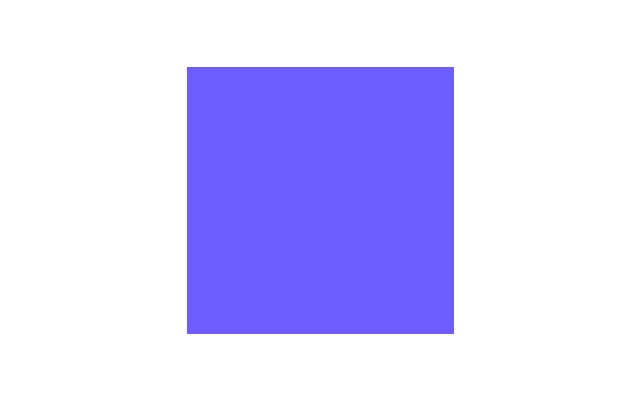
#> input picture new-ip-detection/tests/fixtures/queries/scene_1.jpg, 640 x 400 px
$ python -i preprocess.py   (imports and definitions only)
#> lines starting #> are read from the running program, lines starting #| are printed output that depends on the picture; after the words box and inside, x2 and y2 are one past the last pixel; in counts of white or black regions, pixels touching at a corner belong together
#> further down, picture is the input picture: PIL image 640x400 RGB; mean R, G, B 214.3, 209.6, 254.7
"""Image preprocessing.

Normalize uploads so downstream embeddings are stable:
  * convert to RGB
  * autocrop transparent / near-white borders (logo crops)
  * resize so the longest edge is at most ``max_edge`` pixels
"""

from __future__ import annotations

from typing import Tuple

import numpy as np
from PIL import Image


def preprocess(image: Image.Image, max_edge: int = 1024) -> Tuple[Image.Image, Tuple[int, int]]:
    img = image.convert("RGBA") if image.mode in ("LA", "P") else image
    img = autocrop_borders(img)
    img = img.convert("RGB")
    width, height = img.size
    if max(width, height) > max_edge:
        scale = max_edge / float(max(width, height))
        new_size = (int(width * scale), int(height * scale))
        img = img.resize(new_size, Image.BILINEAR)
    return img, img.size


def autocrop_borders(image: Image.Image) -> Image.Image:
    """Trim away alpha-transparent or near-white borders before embedding."""
    if image.mode == "RGBA":
        alpha = np.array(image.split()[-1])
        mask = alpha > 8
        return _crop_to_mask(image, mask)

    arr = np.array(image.convert("RGB"))
    luminance = arr.mean(axis=2)
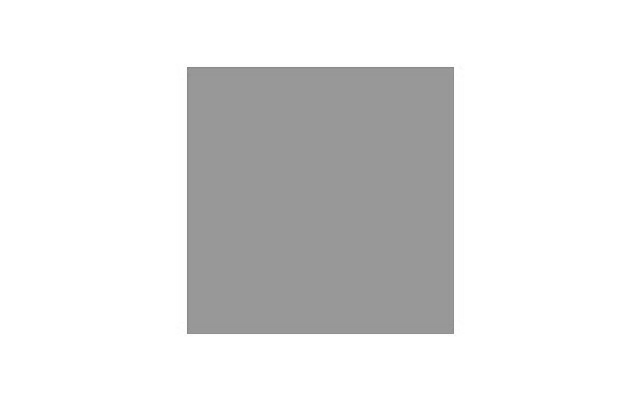
#> luminance: shape (400, 640) float64; min 130.7, max 255, mean 226.2
    mask = luminance < 245
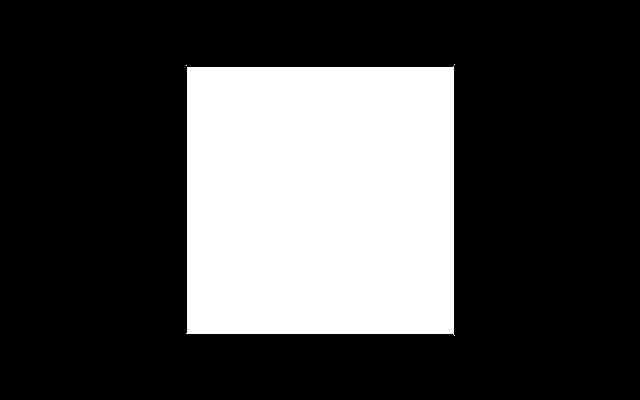
#> mask: shape (400, 640) bool; 27.8% white; 3 white regions (2 under 20 px), largest, box (x1, y1, x2, y2) and area: (186, 66, 455, 336) 71293
    return _crop_to_mask(image, mask)


def _crop_to_mask(image: Image.Image, mask: np.ndarray) -> Image.Image:
    if not mask.any():
        return image
    ys, xs = np.where(mask)
    box = (int(xs.min()), int(ys.min()), int(xs.max()) + 1, int(ys.max()) + 1)
#> box = (186, 64, 455, 336)
    return image.crop(box)
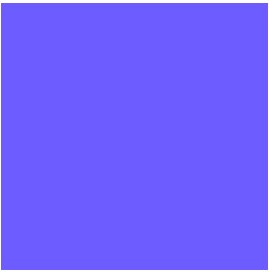
#> returned value: PIL image 269x272 RGB; mean R, G, B 112.8, 96.2, 254.1

>>> from PIL import Image
>>> picture = Image.open('../../tests/fixtures/queries/scene_1.jpg')
>>> result = preprocess(picture)
